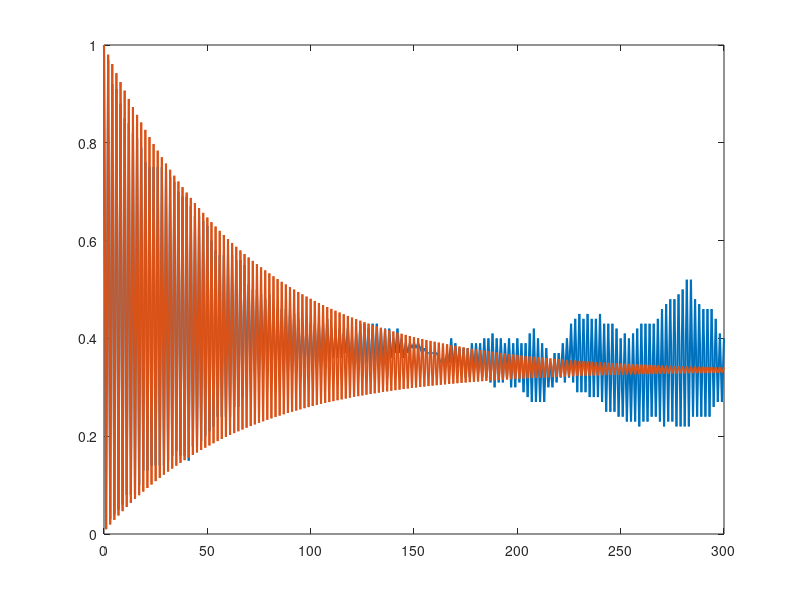

Write the MATLAB code that produced this figure. (Note: this script raises an error after producing the figure.)
clear; clc; close all;


a = 0.99;


P = [1-a,   a,   0;
      a,    0, 1-a;
      0,  1-a,  a];


n_max = 300;


N_values = [100, 1000, 10000];

for k = 1:length(N_values)
    N = N_values(k);

    
    f = zeros(n_max+1,1);

    
    for sim = 1:N
        state = 1;              
        counts = zeros(n_max+1,1);
        counts(1) = 1;          

        for n = 1:n_max
            u = rand;

            if state == 1
                if u < (1-a)
                    state = 1;
                else
                    state = 2;
                end

            elseif state == 2
                if u < a
                    state = 1;
                else
                    state = 3;
                end

            elseif state == 3
                if u < (1-a)
                    state = 2;
                else
                    state = 3;
                end
            end

            if state == 1
                counts(n+1) = 1;
            end
        end

        f = f + counts;
    end

   
    f = f / N;

    
    q = zeros(3, n_max+1);
    q(:,1) = [1;0;0];

    for n = 1:n_max
        q(:,n+1) = P' * q(:,n);
    end

    q1_theory = q(1,:);

   
    figure;
    plot(0:n_max, f, 'LineWidth', 1.5);
    hold on;
    plot(0:n_max, q1_theory, 'LineWidth', 1.5);
    yline(1/3, '--');
    xlabel('n');
    ylabel('Probability / Fraction in state 1');
    title(['Markov Chain: N = ', num2str(N), ', a = 0.99']);
    legend('Simulation f_n', 'Theory q_n(1)', 'Stationary value 1/3', ...
           'Location', 'best');
    grid on;
end
